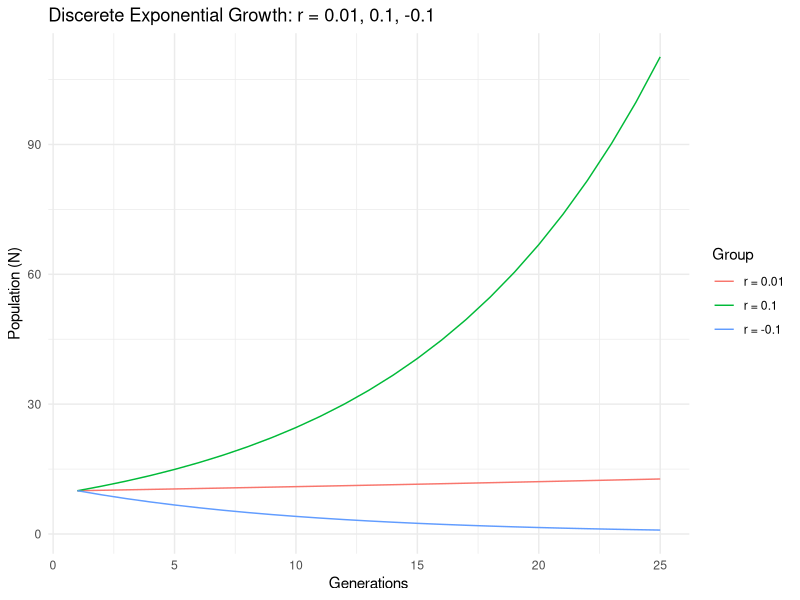
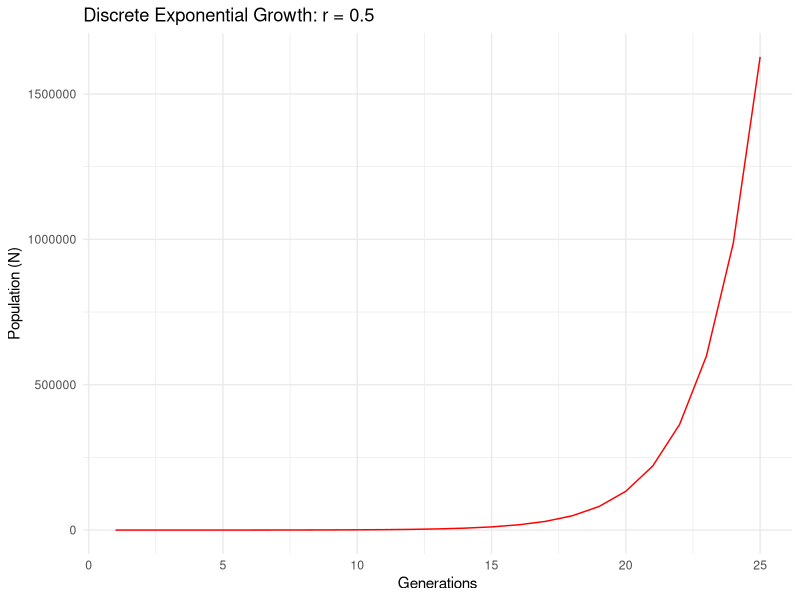
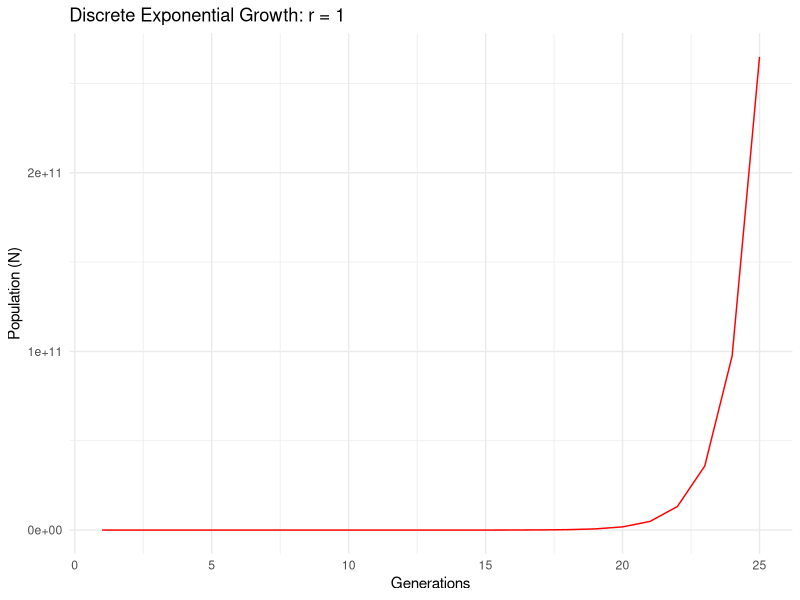
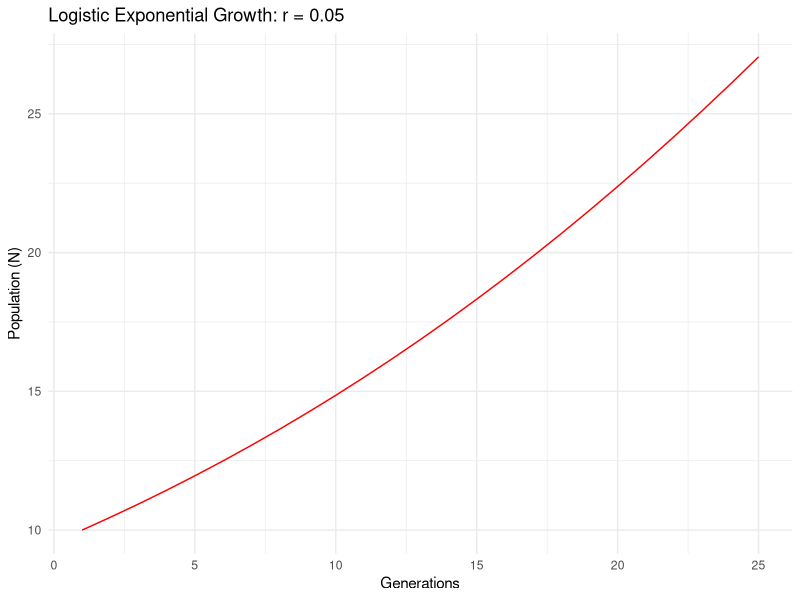
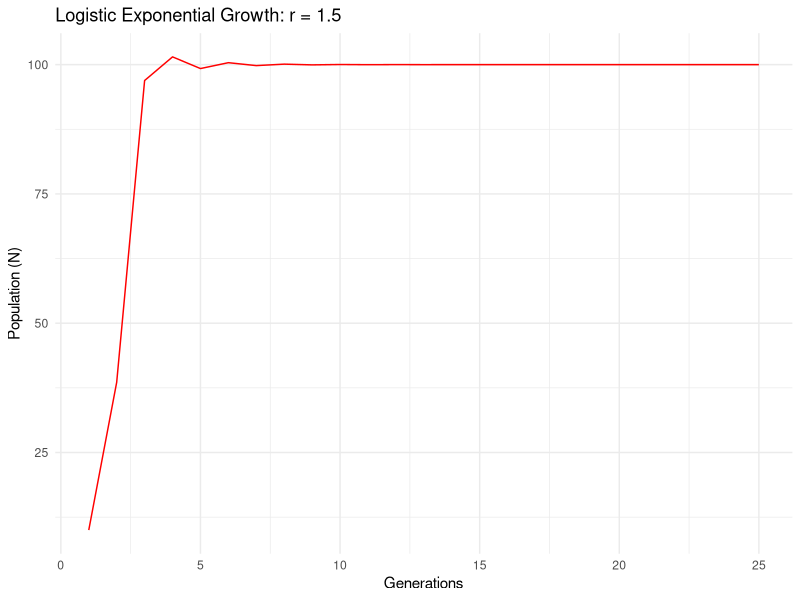
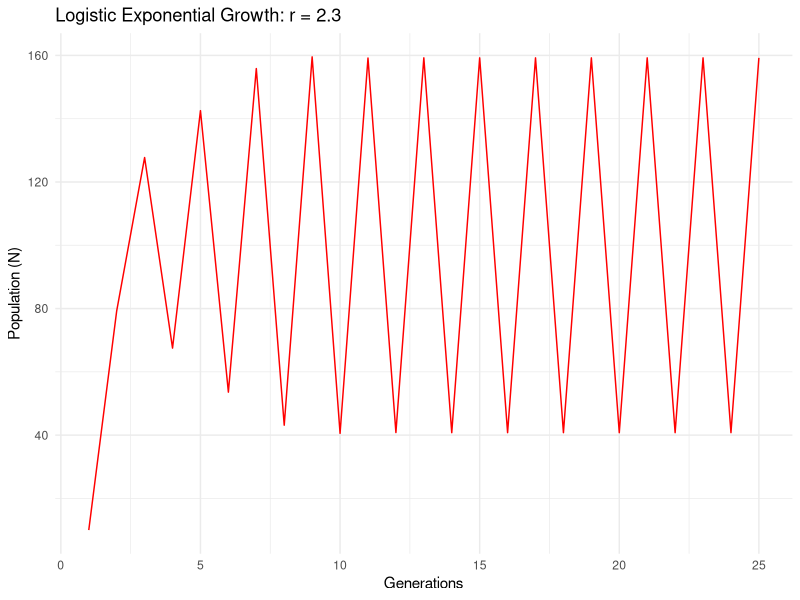
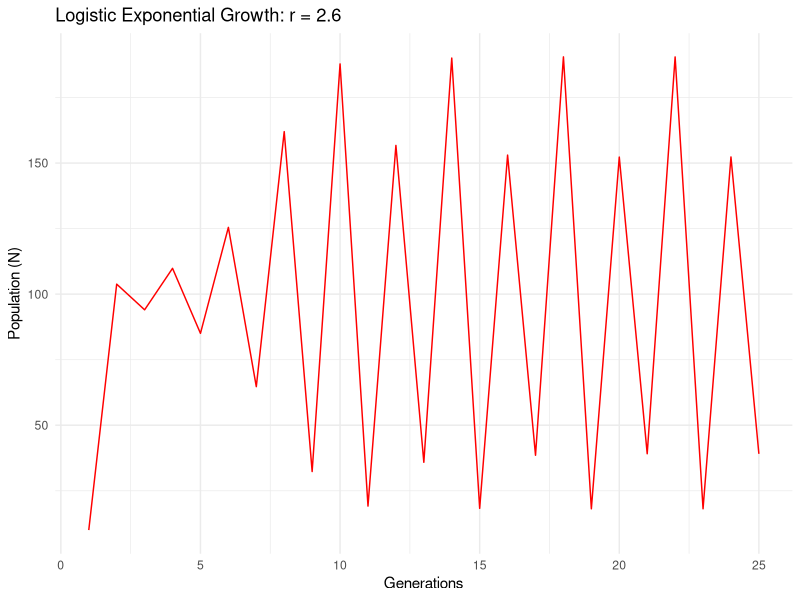
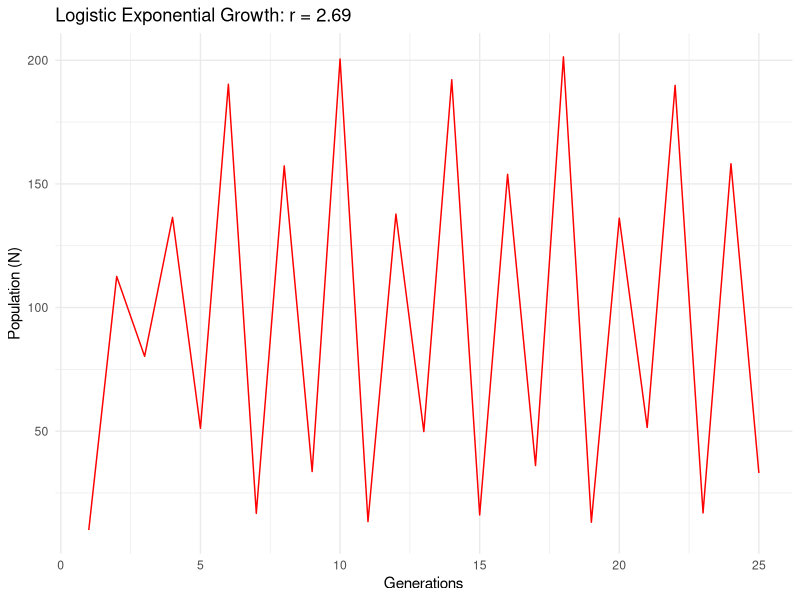

Write the R code that produced these figures, in order.
## ---- chunk 1
knitr::opts_chunk$set(echo = F)
library(ggplot2)
library(tidyverse)
library(reshape)


###Discrete exponential growth function
discrete.exp <- function(N0, r, timestep){
  
  p <- numeric(length = timestep)
  p[1] <- N0
  
  for(i in 2:timestep){
    Nt <- p[i - 1]
    p[i] <- Nt * exp(r)
    
  }
  
  p <- as.data.frame(p) %>%
    add_column(., Generations=1:timestep) %>%
    setNames(., c("N", "Generations"))
  
return(p)
  
}

###Logistic exponential growth function
logistic.exp <- function(N0, r, timestep, K){

  p <- numeric(length = timestep)
  p[1] <- N0
  
  for(i in 2:timestep){
    Nt <- p[i - 1]
    p[i] <- Nt * exp(r * ((K-Nt)/K))
    
  }
  
  p <- as.data.frame(p) %>%
    add_column(., Generations=1:timestep) %>%
    setNames(., c("N", "Generations"))
  
  return(p)
  
}


##Modified logistic exponential growth
mod.logistic.exp <- function(N0, r, timestep, K, alph){
  
  ##create a blank matrix for data population 
  p <- numeric(length = timestep)
  p[1] <- N0
  
  for(i in 2:timestep){
    Nt <- p[i - 1]
    p[i] <- Nt * exp(r * (1 - (Nt/K)^alph))
    
  }
  
  p <- as.data.frame(p) %>%
    add_column(Generations=1:timestep) %>%
    setNames(., c("N", "Generations"))
  
  return(p)
  
}


##Plotting function to see data 
plot.growth <- function(mydata, mytitle){
  
  p <- ggplot(mydata, aes(x=Generations, y=N)) + 
    geom_line(color="red") +
    xlab('Generations') +
    ylab('Population (N)') +
    theme_minimal() +
    ggtitle(label = mytitle)
  
  print(p)
  
}

plot.growth2 <- function(mydata, mytitle){
  
  p <- ggplot2::ggplot(mydata, aes(x=Generations, y=value, col=Group)) + 
    geom_line() +
    xlab('Generations') +
    ylab('Population (N)') +
    theme_minimal() +
    ggtitle(label = mytitle)
  
  print(p)
  
}
## ---- chunk 2
dis.exp.growth <- discrete.exp(N0 = 10, r = 0.01, timestep = 25) %>%
  setNames(., c("r = 0.01", "Generations"))
dis.exp.growth1 <- discrete.exp(N0 = 10, r = 0.1, timestep = 25) %>%
  setNames(., c("r = 0.1", "Generations"))
dis.exp.growth2 <- discrete.exp(N0 = 10, r = -0.1, timestep = 25) %>%
  setNames(., c("r = -0.1", "Generations"))

df <- full_join(dis.exp.growth, dis.exp.growth1, by="Generations") %>%
  full_join(dis.exp.growth2, by="Generations") %>%
  melt(id.vars="Generations") %>%
  setNames(., c("Generations", "Group", "value"))

plot.growth2(mydata = df, mytitle = "Discerete Exponential Growth: r = 0.01, 0.1, -0.1")

dis.exp.growth3 <- discrete.exp(N0 = 10, r = 0.5, timestep = 25)
dis.exp.growth4 <- discrete.exp(N0 = 10, r = 1, timestep = 25)


plot.growth(mydata = dis.exp.growth3, mytitle = "Discrete Exponential Growth: r = 0.5")
plot.growth(mydata = dis.exp.growth4, mytitle = "Discrete Exponential Growth: r = 1")
## ---- chunk 3
log.growth <- logistic.exp(N0=10, r=0.05, timestep = 25, K=100)
plot.growth(mydata = log.growth, mytitle = "Logistic Exponential Growth: r = 0.05")

log.growth2 <- logistic.exp(N0=10, r=1.5, timestep = 25, K=100)
plot.growth(mydata = log.growth2, mytitle = "Logistic Exponential Growth: r = 1.5")

log.growth3 <- logistic.exp(N0=10, r=2.3, timestep = 25, K=100)
plot.growth(mydata = log.growth3, mytitle = "Logistic Exponential Growth: r = 2.3")

## ---- chunk 4
log.growth4 <- logistic.exp(N0=10, r=2.6, timestep = 25, K=100)
plot.growth(mydata = log.growth4, mytitle = "Logistic Exponential Growth: r = 2.6")

log.growth5 <- logistic.exp(N0=10, r=2.69, timestep = 25, K=100)
plot.growth(mydata = log.growth5, mytitle = "Logistic Exponential Growth: r = 2.69")

log.growth6 <- logistic.exp(N0=10, r=3, timestep = 25, K=100)
plot.growth(mydata = log.growth6, mytitle = "Logistic Exponential Growth: Chaos")
## ---- chunk 5

mod.growth <- mod.logistic.exp(N0 = 10, r = 0.5, timestep = 25, K = 100, alph = 0.5)
plot.growth(mydata = mod.growth, mytitle = "Modified Logistic Exponential Growth: r = 0.5, alpha = 0.5")

mod.growth <- mod.logistic.exp(N0 = 10, r = 1.5, timestep = 25, K = 100, alph = 0.5)
plot.growth(mydata = mod.growth, mytitle = "Modified Logistic Exponential Growth: r = 1.5, alpha = 0.5")

mod.growth <- mod.logistic.exp(N0 = 10, r = 2.3, timestep = 25, K = 100, alph = 0.5)
plot.growth(mydata = mod.growth, mytitle = "Modified Logistic Exponential Growth: r = 2.3, alpha = 0.5")

## ---- chunk 6
mod.growth <- mod.logistic.exp(N0 = 10, r = 0.5, timestep = 25, K = 100, alph = 1.5)
plot.growth(mydata = mod.growth, mytitle = "Modified Logistic Exponential Growth: r = 0.5, alpha = 1.5")

mod.growth <- mod.logistic.exp(N0 = 10, r = 1.5, timestep = 25, K = 100, alph = 1.5)
plot.growth(mydata = mod.growth, mytitle = "Modified Logistic Exponential Growth: r = 1.5, alpha = 1.5")

mod.growth <- mod.logistic.exp(N0 = 10, r = 2.3, timestep = 25, K = 100, alph = 1.5)
plot.growth(mydata = mod.growth, mytitle = "Modified Logistic Exponential Growth, r = 2.3, alpha = 1.5")
